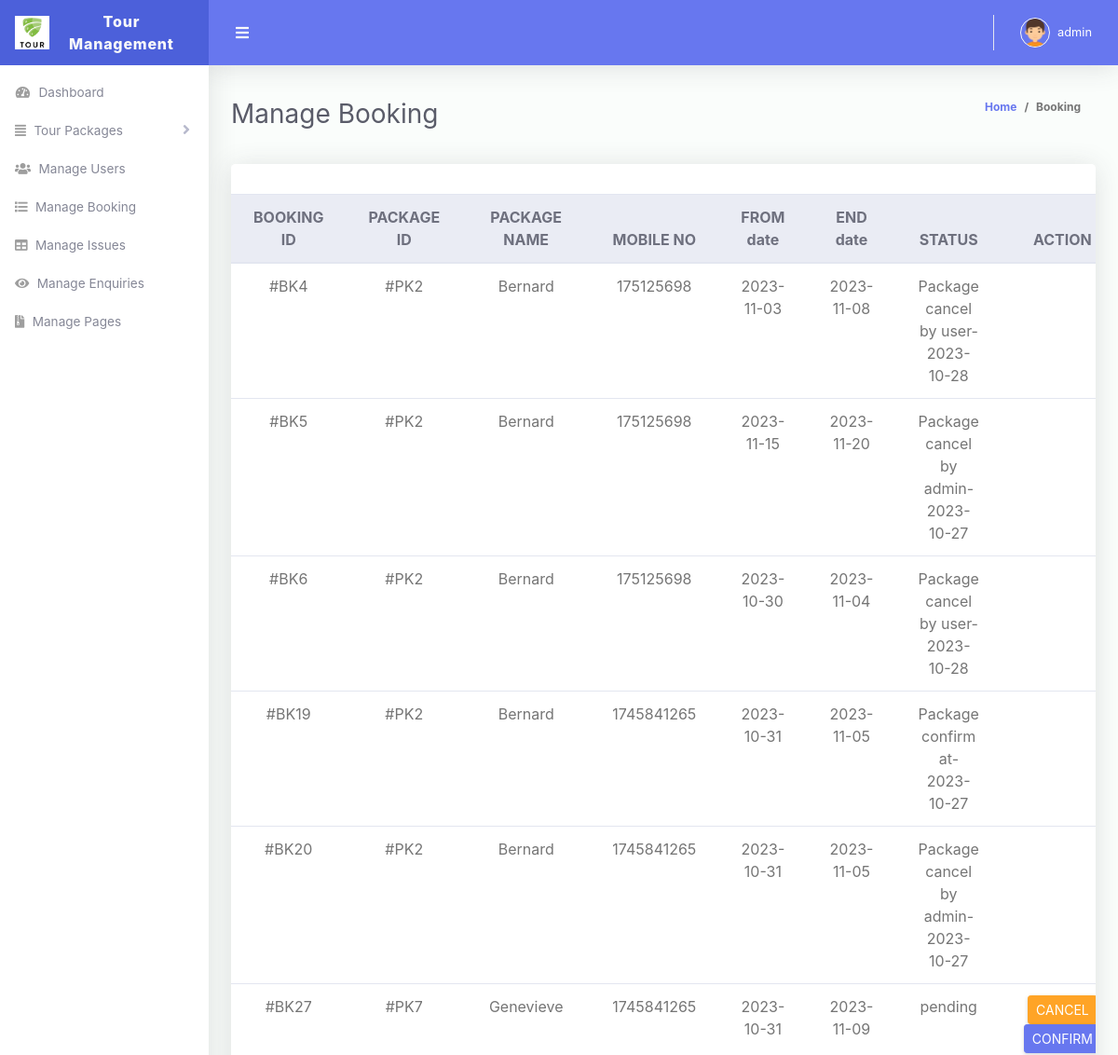
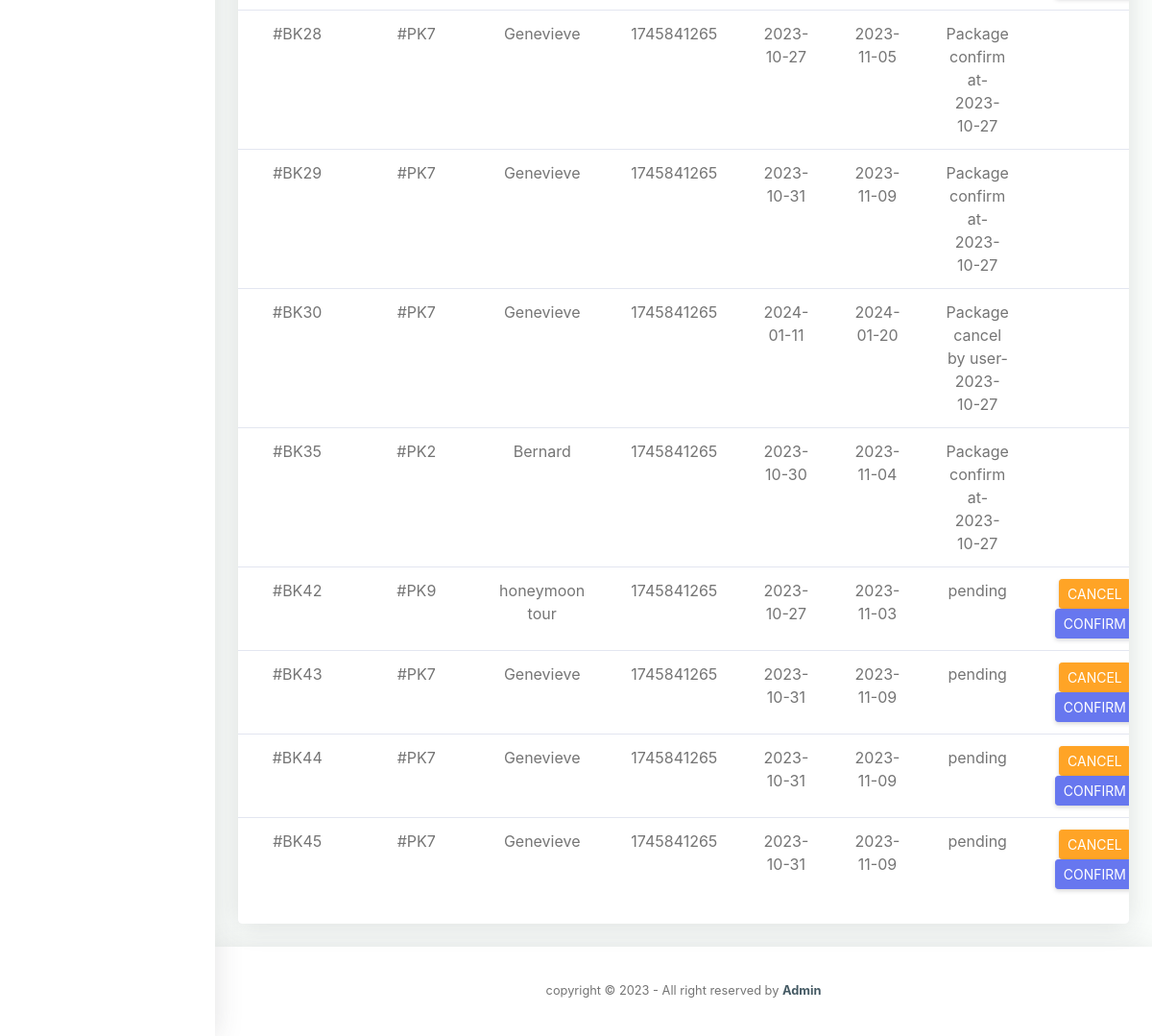
/admin/manage_booking.php (signed in), run on the app's committed database (2 pictures, top to bottom).
### tables this page shows
CREATE TABLE `booking` (
  `id` int(11) NOT NULL,
  `packageid` varchar(255) NOT NULL,
  `useremail` varchar(255) NOT NULL,
  `fromdate` varchar(255) NOT NULL,
  `enddate` varchar(255) NOT NULL,
  `regdate` timestamp NOT NULL DEFAULT current_timestamp(),
  `status` varchar(255) NOT NULL,
  `cancellby` varchar(255) NOT NULL,
  `updatedate` timestamp NOT NULL DEFAULT current_timestamp() ON UPDATE current_timestamp()
);

CREATE TABLE `tourpackages` (
  `id` int(11) NOT NULL,
  `packagename` varchar(255) NOT NULL,
  `packagetype` varchar(255) NOT NULL,
  `packagelocation` varchar(255) NOT NULL,
  `packageduration` int(11) NOT NULL,
  `packageprice` int(11) NOT NULL,
  `packagefeature` varchar(255) NOT NULL,
  `packagedetails` varchar(255) NOT NULL,
  `packkageimage` varchar(255) NOT NULL,
  `createdate` timestamp NOT NULL DEFAULT current_timestamp(),
  `updatedate` timestamp NOT NULL DEFAULT current_timestamp() ON UPDATE current_timestamp()
);

CREATE TABLE `user` (
  `id` int(11) NOT NULL,
  `fullname` varchar(255) NOT NULL,
  `mobile` int(20) NOT NULL,
  `email` varchar(255) NOT NULL,
  `password` varchar(200) NOT NULL,
  `regdate` timestamp NOT NULL DEFAULT current_timestamp(),
  `updatedate` timestamp NOT NULL DEFAULT current_timestamp() ON UPDATE current_timestamp()
);

### admin/manage_booking.php (the view, shortened to what this page needs)
<?php
require_once "../includes/connec.php";
?>
<!DOCTYPE html>
<html lang="en">
<head>
  <link href="vendor/fontawesome-free/css/all.min.css" rel="stylesheet" type="text/css">
  <link href="vendor/bootstrap/css/bootstrap.min.css" rel="stylesheet" type="text/css">
  <link href="css/ruang-admin.min.css" rel="stylesheet">
</head>
<body id="page-top">
  <div id="wrapper">
   <?php require_once "includes/sidebar.php" ?>
    <div id="content-wrapper" class="d-flex flex-column">
      <div id="content">
        <?php require_once "includes/header.php" ?>
        <div class="container-fluid" id="container-wrapper">
        <div class="d-sm-flex align-items-center justify-content-between mb-4">
            <h1 class="h3 mb-0 text-gray-800">Manage Booking</h1>
            <ol class="breadcrumb">
              <li class="breadcrumb-item"><a href="#">Home</a></li>
              <li class="breadcrumb-item active" aria-current="page">Booking</li>
            </ol>
          </div>
          <div class="row mb-4 justify-content-center container-fluid m-0 p-0">
             <div class="card">
                <div class="card-header py-3 ">
                </div>
                <div class="table-responsive">
                  <table class="table align-items-center table-flush">
                    <thead class="thead-light">
                      <tr>
                        <th class="text-center">BOOKING ID</th>
                        <th class="text-center">PACKAGE ID</th>
                        <th class="text-center">PACKAGE NAME</th>
                        <th class="text-center">MOBILE NO</th>
                        <th class="text-center">FROM date</th>
                        <th class="text-center">END date</th>
                        <th class="text-center">STATUS</th>
                        <th class="text-center">ACTION</th>
                      </tr>
                    </thead>
                    <tbody>
                    <?php
                    $select_booking_query = "SELECT booking.id as bkid, booking.packageid as packageid, booking.updatedate as canceldate, booking.useremail as uemail, booking.status as pstatus, booking.cancellby as cancellby,
                    booking.fromdate as fdate, booking.enddate as edate, tourpackages.packagename as pname,  tourpackages.packagelocation as plocation, user.fullname as uname, user.mobile as mobile FROM booking JOIN tourpackages ON
                    booking.packageid = tourpackages.id JOIN user ON booking.useremail = user.email ";
                     $select_booking_query_run = mysqli_query($con , $select_booking_query);
                     while($row = mysqli_fetch_assoc($select_booking_query_run)){?>
                     <tr>
                      <td class="text-center">#BK<?= $row['bkid']?></td>
                      <td class="text-center">#PK<?= $row['packageid']?></td>
                      <td class="text-center"><?= $row['pname']?></td>
                      <td class="text-center"><?= $row['mobile']?></td>
                      <td class="text-center"><?= $row['fdate']?></td>
                      <td class="text-center"><?= $row['edate']?></td>
                      <td class="text-center">
                       <?php
                        $canceldate = $row['canceldate'];
                        $date = strtotime($canceldate);
                         $date_cancel = date("Y-m-d", $date);
                         $cancelby = $row['cancellby'];
                        if($row['pstatus'] == "cancel" and $cancelby == "admin"){
                          echo "Package cancel by admin-".$date_cancel;
                        }
                        elseif($row['pstatus'] == "confirm"){
                          echo "Package confirm at-".$date_cancel;
                        }elseif($row['pstatus'] == "cancel" and $cancelby == "user"){
                          echo "Package cancel by user-".$date_cancel;
                        }
                        else{
                          echo "pending";
                        }
                       ?>
                      </td>
                      <td class="text-center">
                       <?php  if($row['pstatus'] == "pending"){ ?>
                        <a href="functions/booking_manage_admin.php?bkid=<?= $row['bkid'] ?>&action=cancel" class="btn btn-sm btn-warning"> CANCEL</a>
                        <a href="functions/booking_manage_admin.php?bkid=<?= $row['bkid'] ?>&action=confirm" class="btn btn-sm btn-primary">CONFIRM</a> <?php } ?>
                      </td>
                     </tr>
                     <?php } ?>
                    </tbody>
                  </table>
                </div>
                <div class="card-footer"></div>
              </div>
        </div>
      </div>
      <?php require_once "includes/footer.php" ?>
    </div>
  </div>
</body>
</html>

### data on the page
booking: id "4", packageid "2", tourpackages.packagename "Bernard", user.mobile "175125698", fromdate "2023-11-03", enddate "2023-11-08", updatedate "2023-10-28"
booking: id "5", packageid "2", tourpackages.packagename "Bernard", user.mobile "175125698", fromdate "2023-11-15", enddate "2023-11-20", updatedate "2023-10-27"
booking: id "6", packageid "2", tourpackages.packagename "Bernard", user.mobile "175125698", fromdate "2023-10-30", enddate "2023-11-04", updatedate "2023-10-28"
booking: id "19", packageid "2", tourpackages.packagename "Bernard", user.mobile "1745841265", fromdate "2023-10-31", enddate "2023-11-05", updatedate "2023-10-27"
booking: id "20", packageid "2", tourpackages.packagename "Bernard", user.mobile "1745841265", fromdate "2023-10-31", enddate "2023-11-05", updatedate "2023-10-27"
booking: id "27", packageid "7", tourpackages.packagename "Genevieve", user.mobile "1745841265", fromdate "2023-10-31", enddate "2023-11-09", status "pending"
booking: id "28", packageid "7", tourpackages.packagename "Genevieve", user.mobile "1745841265", fromdate "2023-10-27", enddate "2023-11-05", updatedate "2023-10-27"
booking: id "29", packageid "7", tourpackages.packagename "Genevieve", user.mobile "1745841265", fromdate "2023-10-31", enddate "2023-11-09", updatedate "2023-10-27"
booking: id "30", packageid "7", tourpackages.packagename "Genevieve", user.mobile "1745841265", fromdate "2024-01-11", enddate "2024-01-20", updatedate "2023-10-27"
booking: id "35", packageid "2", tourpackages.packagename "Bernard", user.mobile "1745841265", fromdate "2023-10-30", enddate "2023-11-04", updatedate "2023-10-27"
booking: id "42", packageid "9", tourpackages.packagename "honeymoon tour", user.mobile "1745841265", fromdate "2023-10-27", enddate "2023-11-03", status "pending"
booking: id "43", packageid "7", tourpackages.packagename "Genevieve", user.mobile "1745841265", fromdate "2023-10-31", enddate "2023-11-09", status "pending"
booking: id "44", packageid "7", tourpackages.packagename "Genevieve", user.mobile "1745841265", fromdate "2023-10-31", enddate "2023-11-09", status "pending"
booking: id "45", packageid "7", tourpackages.packagename "Genevieve", user.mobile "1745841265", fromdate "2023-10-31", enddate "2023-11-09", status "pending"

### other printed values
$_SESSION['authenticate_admin_name'] "admin"
